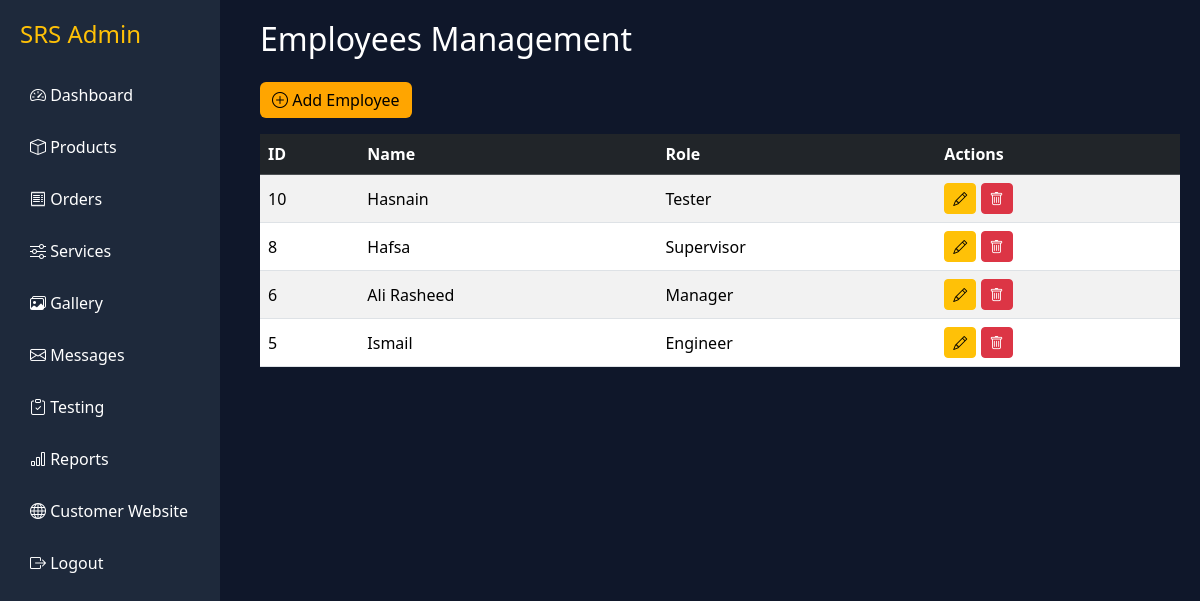
/admin-portal/users.php (signed in), run on the app's committed database.
### tables this page shows
CREATE TABLE `users` (
  `UserID` int(11) NOT NULL,
  `UserName` varchar(100) NOT NULL,
  `Role` varchar(50) NOT NULL,
  `Password` varchar(255) NOT NULL DEFAULT '12345'
);

### admin-portal/users.php (the view, shortened to what this page needs)
<?php
include('includes/db.php');
$result = $conn->query("SELECT * FROM users ORDER BY UserID DESC");
?>
<!DOCTYPE html>
<html lang="en">
<head>
  <link href="https://cdn.jsdelivr.net/npm/bootstrap@5.3.2/dist/css/bootstrap.min.css" rel="stylesheet">
  <link href="https://cdn.jsdelivr.net/npm/bootstrap-icons/font/bootstrap-icons.css" rel="stylesheet">
</head>
<body>
  <?php include('sidebar.php'); ?>
  <div class="content">
    <h2 class="mb-4">Employees Management</h2>
    <a href="user_add.php" class="btn btn-orange mb-3"><i class="bi bi-plus-circle"></i> Add Employee</a>
    <div class="table-responsive">
      <table class="table table-striped align-middle">
        <thead class="table-dark">
          <tr>
            <th>ID</th>
            <th>Name</th>
            <th>Role</th>
            <th>Actions</th>
          </tr>
        </thead>
        <tbody>
          <?php while ($user = $result->fetch_assoc()): ?>
            <tr>
              <td><?= $user['UserID'] ?></td>
              <td><?= htmlspecialchars($user['UserName']) ?></td>
              <td><?= htmlspecialchars($user['Role']) ?></td>
              <td>
                <a href="user_edit.php?id=<?= $user['UserID'] ?>" class="btn btn-sm btn-warning"><i class="bi bi-pencil"></i></a>
                <a href="user_delete.php?id=<?= $user['UserID'] ?>" class="btn btn-sm btn-danger" onclick="return confirm('Delete this employee?')"><i class="bi bi-trash"></i></a>
              </td>
            </tr>
          <?php endwhile; ?>
        </tbody>
      </table>
    </div>
  </div>
</body>
</html>

### admin-portal/users.php (style rules this page uses)
body { background: #0f172a; color: white; }
.content { margin-left: 240px; padding: 20px; }
.table { color: white; }
.btn-orange { background: orange; color: black; border: none; }

### data on the page
users: UserID "10", UserName "Hasnain", Role "Tester"
users: UserID "8", UserName "Hafsa", Role "Supervisor"
users: UserID "6", UserName "Ali Rasheed", Role "Manager"
users: UserID "5", UserName "Ismail", Role "Engineer"
